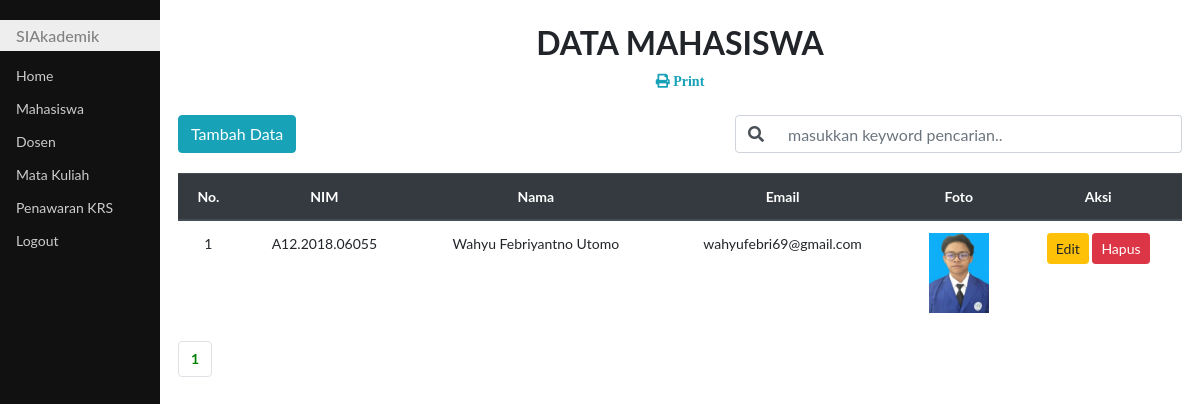
The app's page /indexMhs.php (signed in) with its own data.
### tables this page shows
CREATE TABLE `mhs` (
  `id` int(11) NOT NULL,
  `nim` char(14) DEFAULT NULL,
  `nama` varchar(50) DEFAULT NULL,
  `email` varchar(50) DEFAULT NULL,
  `foto` varchar(255) DEFAULT NULL
);

### indexMhs.php (the view, shortened to what this page needs)
<!DOCTYPE html>
<html>
<head>
	<link rel="stylesheet" type="text/css" href="bootstrap/css/bootstrap.css">
	<link rel="stylesheet" type="text/css" href="style.css">
	<link rel="stylesheet" href="https://use.fontawesome.com/releases/v5.7.0/css/all.css">
</head>
<body>
	<?php
	require "koneksi.php";
	$jmlDataPerHal = 3;
	if (isset($_POST['cari'])) {
		$cari = $_POST['cari'];
		$sql = "select * from mhs where nim like'%$cari%' or
		 nama like '%$cari%' or
		 email like '%$cari%'";
	} else {
		$sql = "select * from mhs";
	}
	$qry = mysqli_query($koneksi, $sql) or die(mysqli_error($koneksi));
	$jmlData = mysqli_num_rows($qry);
	$jmlHal = ceil($jmlData / $jmlDataPerHal);
	if (isset($_GET['hal'])) {
		$halAktif = $_GET['hal'];
	} else {
		$halAktif = 1;
	}
	$awalData = ($jmlDataPerHal * $halAktif) - $jmlDataPerHal;
	$kosong = false;
	if (isset($_POST['cari'])) {
		$cari = $_POST['cari'];
		$sql = "select * from mhs where nim like'%$cari%' or
		 nama like '%$cari%' or
		 email like '%$cari%'
		 limit $awalData,$jmlDataPerHal";
	} else {
		$sql = "select * from mhs limit $awalData,$jmlDataPerHal";
	}
	$hasil = mysqli_query($koneksi, $sql) or die(mysqli_error($koneksi));
	?>
	<div class="utama">
		<h2 class="text-center mt-4 text-uppercase font-weight-bold">Data Mahasiswa</h2>
		<div class="text-center mb-4"><a href="cetakMhs.php" target="_blank"><span class="fas fa-print text-info">&nbsp;Print</span></a></div>
		<div class="ml-2 mr-2">
			<span class="float-left">
				<a class="btn btn-info" href="addMhs.php">Tambah Data</a>
			</span>
			<span class="float-right">
                <form action="" method="post" class="form-inline">
                    <div class="input-group mb-3">
                        <div class="input-group-prepend">
                            <span class="input-group-text bg-white" id="basic-addon1">
                                <i class="fas fa-search"></i>
                            </span>
                        </div>
                        <input class="form-control border-left-0 " type="text" name="keyword" size="40" placeholder="masukkan keyword pencarian.." autocomplete="off" id="keyword" >
                    </div>
                </form>
            </span>
			<br><br>
			<div id="tabel_mahasiswa">
				<table class="table table-hover text-center mt-3">
					<thead class="thead-dark">
						<tr>
							<th>No.</th>
							<th>NIM</th>
							<th>Nama</th>
							<th>Email</th>
							<th>Foto</th>
							<th>Aksi</th>
						</tr>
					</thead>
					<tbody>
						<?php
						if ($kosong) {
						?>
							<tr>
								<th colspan="6">
									<div class="alert alert-info alert-dismissible fade show text-center">
										Data tidak ada
									</div>
								</th>
							</tr>
							<?php
						} else {
							$no = $awalData + 1;
							while ($row = mysqli_fetch_assoc($hasil)) {
							?>
								<tr>
									<td><?php echo $no ?></td>
									<td><?php echo $row["nim"] ?></td>
									<td><?php echo $row["nama"] ?></td>
									<td><?php echo $row["email"] ?></td>
									<td><img src="<?php echo "foto/" . $row["foto"] ?>" height="80"></td>
									<td>
										<a class="btn btn-warning btn-sm" href="editMhs.php?kode=<?php echo $row['id'] ?>">Edit</a>
										<a class="btn btn-danger btn-sm" href="deleteMhs.php?kode=<?php echo $row["id"] ?>" onclick="return confirm('Data Anda Akan Dihapus.Apakah Anda Yakin?')">Hapus</a>
									</td>
								</tr>
						<?php
								$no++;
							}
						}
						?>
					</tbody>
				</table>
			</div>
			<ul class="pagination">
				<?php
				for ($i = 1; $i <= $jmlHal; $i++) {
					if ($i == $halAktif) {
						echo "<li class='page-item'><a class='page-link' href=?hal=$i style='font-weight:bold;color:green;'>$i</a></li>";
					} else {
						echo "<li class='page-item'><a class='page-link' href=?hal=$i style='color:black;'>$i</a></li>";
					}
				}
				?>
			</ul>
		</div>
	</div>
</body>
</html>

### style.css (style rules this page uses)
body { font-family: "Lato", sans-serif; }
.menusamping { height: 100%; width: 160px; position: fixed; z-index: 1; top: 0; left: 0; background-color: #111; overflow-x: hidden; padding-top: 20px; }
.menusamping a { padding: 6px 8px 6px 16px; text-decoration: none; font-size: 14px; color: #ccc; display: block; }
.menusamping h1 { padding: 6px 8px 6px 16px; text-decoration: none; font-size: 16px; color: #818181; background-color: #eee; display: block; }
.utama { margin-left: 160px; font-size: 14px; padding: 0px 10px; }

### records on screen
mhs: nim "A12.2018.06055", nama "Wahyu Febriyantno Utomo", email "wahyufebri69@gmail.com", foto (picture)
